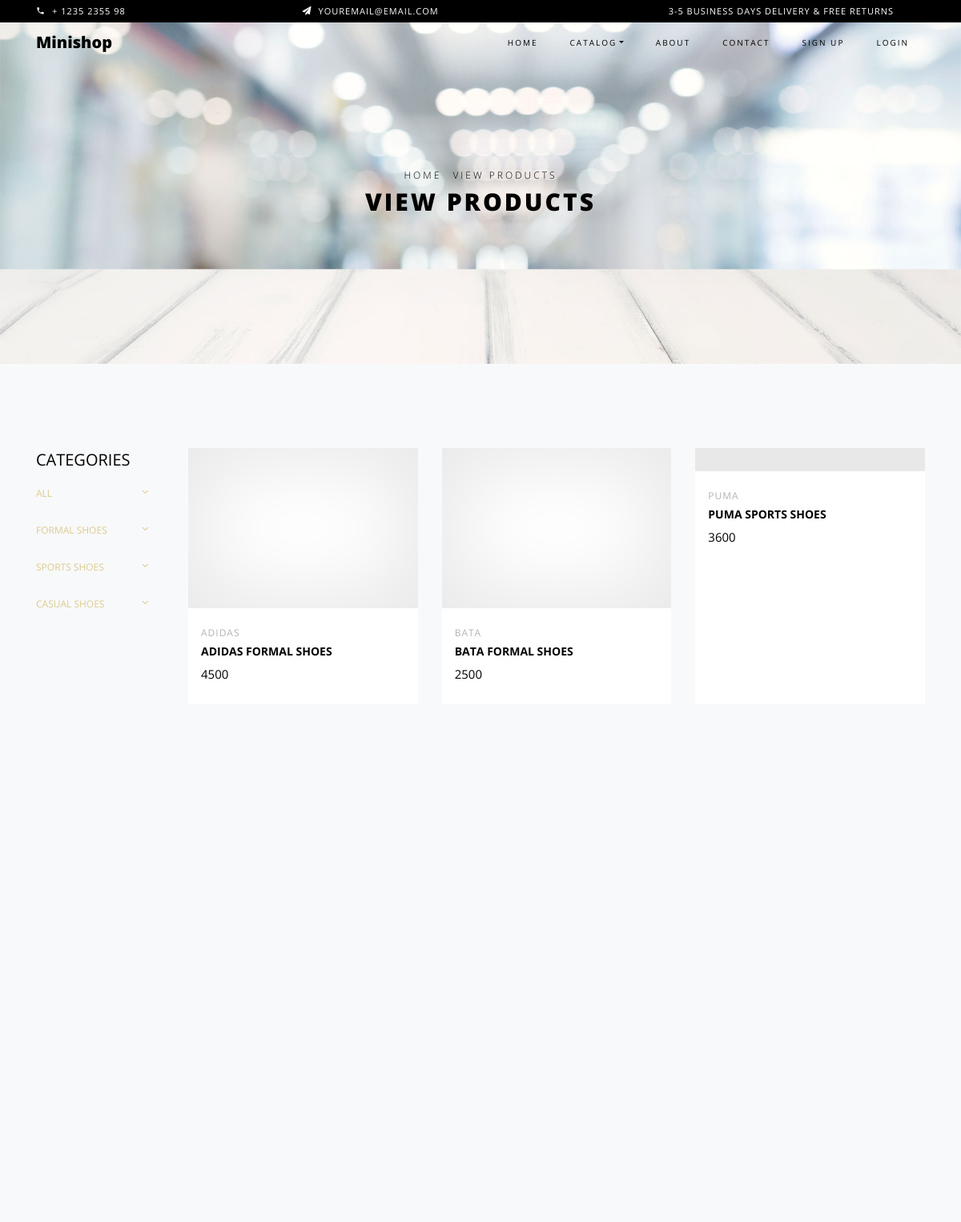
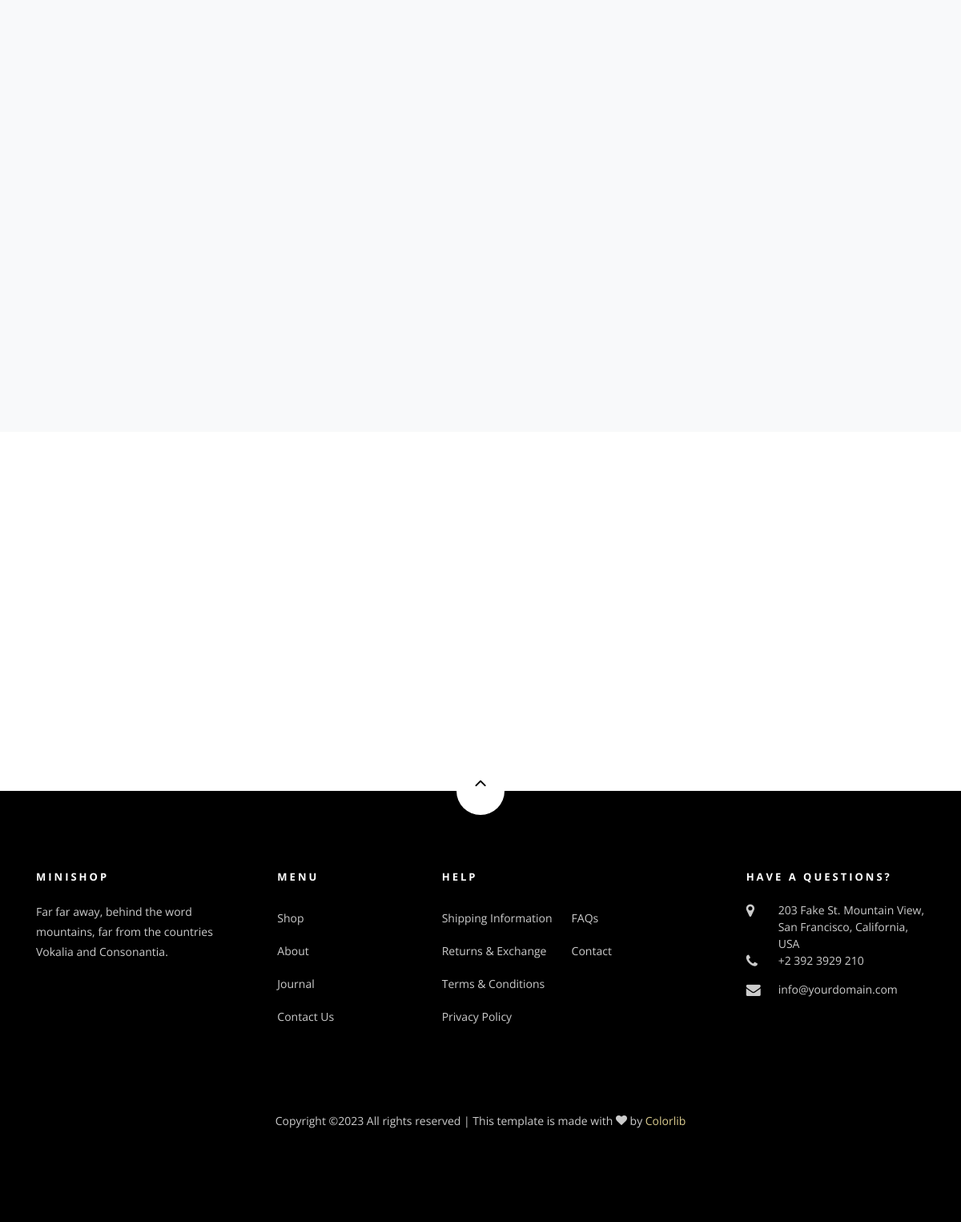
The app's page /shop/ with its own data (2 pictures, top to bottom).
### myapp/models.py (models this page shows, shortened)
class Product(models.Model):
	seller=models.ForeignKey(User,on_delete=models.CASCADE)
	category=(
			("Formal","Formal"),
			("Sports","Sports"),
			("Casual","Casual"),
		)
	product_category=models.CharField(max_length=100,choices=category)
	brand=(
		("Puma","Puma"),
		("Reebok","Reebok"),
		("Adidas","Adidas"),
		("Calcetto","Calcetto"),
		("Bata","Bata"),
	)
	product_brand=models.CharField(max_length=100,choices=brand)
	product_name=models.CharField(max_length=100)
	product_price=models.PositiveIntegerField()
	size=(
		("7","7"),
		("8","8"),
		("9","9"),
		("10","10"),
		("11","11"),
	)
	product_size=models.CharField(max_length=100,choices=size)
	product_pic=models.ImageField(upload_to="product_pic/")

### myapp/views.py (the view)
# urls.py: path('shop/',views.shop,name='shop'),
def shop(request):
	products=Product.objects.all()
	return render(request,'shop.html',{'products':products})

### myapp/templates/shop.html (shortened to what this page needs)
{% extends 'header.html' %}
{% load static %}
{% block content %}
<!DOCTYPE html>
<html lang="en">
  <head>
  </head>
  <body class="goto-here">
    <div class="hero-wrap hero-bread" style="background-image: url('{% static 'images/bg_6.jpg' %}');">
      <div class="container">
        <div class="row no-gutters slider-text align-items-center justify-content-center">
          <div class="col-md-9 ftco-animate text-center">
          	<p class="breadcrumbs"><span class="mr-2"><a href="index.html">Home</a></span> <span>View Products</span></p>
            <h1 class="mb-0 bread">View Products</h1>
          </div>
        </div>
      </div>
    </div>
    <section class="ftco-section bg-light">
    	<div class="container">
    		<div class="row">
    			<div class="col-md-8 col-lg-10 order-md-last">
    				<div class="row">
    					{% for i in products %}
		    			<div class="col-sm-12 col-md-12 col-lg-4 ftco-animate d-flex">
		    				<div class="product d-flex flex-column">
		    					<a href="#" class="img-prod"><img class="img-fluid" src="{{i.product_pic.url}}" alt="Colorlib Template" style="width: 500px;height: 200px;">
		    					</a>
		    					<div class="text py-3 pb-4 px-3">
		    						<div class="d-flex">
		    							<div class="cat">
				    						<span>{{i.product_brand}}</span>
				    					</div>
			    					</div>
		    						<h3><a href="#">{{i.product_name}}</a></h3>
		    						<div class="pricing">
			    						<p class="price"><span>{{i.product_price}}</span></p>
			    					</div>
		    					</div>
		    				</div>
		    			</div>
		    			{% endfor %}
		    		</div>
		    	</div>
		    	<div class="col-md-4 col-lg-2">
		    		<div class="sidebar">
							<div class="sidebar-box-2">
								<h2 class="heading">Categories</h2>
								<div class="fancy-collapse-panel">
                  <div class="panel-group" id="accordion" role="tablist" aria-multiselectable="true">
                  	<div class="panel panel-default">
                         <div class="panel-heading" role="tab" id="headingOne">
                             <h4 class="panel-title">
                                 <a href="{% url 'seller-all-shoes' %}">All
                                 </a>
                             </h4>
                         </div>
                     </div>
                     <div class="panel panel-default">
                         <div class="panel-heading" role="tab" id="headingOne">
                             <h4 class="panel-title">
                                 <a href="{% url 'seller-formal-shoes' %}">Formal Shoes
                                 </a>
                             </h4>
                         </div>
                     </div>
                     <div class="panel panel-default">
                         <div class="panel-heading" role="tab" id="headingTwo">
                             <h4 class="panel-title">
                                  <a href="{% url 'seller-sports-shoes' %}">Sports Shoes
                                 </a>
                             </h4>
                         </div>
                     </div>
                     <div class="panel panel-default">
                         <div class="panel-heading" role="tab" id="headingThree">
                             <h4 class="panel-title">
                                  <a href="{% url 'seller-casual-shoes' %}">Casual Shoes
                                 </a>
                             </h4>
                         </div>
                                              </div>
                  </div>
               </div>
							</div>
						</div>
    			</div>
    		</div>
    	</div>
    </section>
		<section class="ftco-gallery">
    	<div class="container">
    		<div class="row justify-content-center">
    		</div>
    	</div>
    	<div class="container-fluid px-0">
    		<div class="row no-gutters">
        </div>
    	</div>
    </section>
  </body>
</html>
{% endblock %}

### records on screen
Product: product_brand "ADIDAS", product_name "ADIDAS FORMAL SHOES", product_price "4500"
Product: product_brand "BATA", product_name "BATA FORMAL SHOES", product_price "2500"
Product: product_brand "PUMA", product_name "PUMA SPORTS SHOES", product_price "3600"
